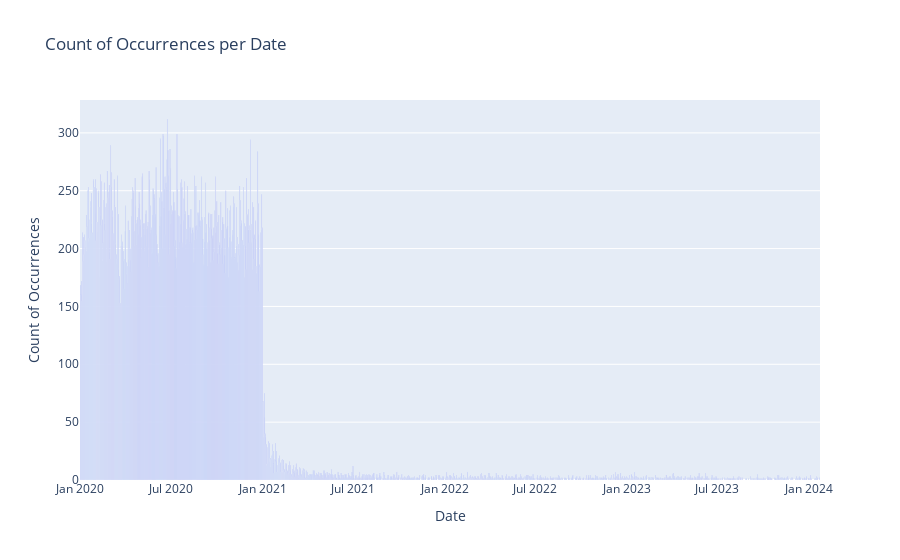

Write notebook code for a chart like this one.
### Code cell
# Occurences per day
df["Date Rptd"] = pd.to_datetime(df["Date Rptd"]).dt.date

date_counts = df["Date Rptd"].value_counts().reset_index()
date_counts.columns = ["date", "count"]

date_counts = date_counts.sort_values("date")

fig = px.bar(
    date_counts,
    x="date",
    y="count",
    labels={"date": "Date", "count": "Count of Occurrences"},
    title="Count of Occurrences per Date",
)

fig.show()

### Figure 1 — Plotly figure (JSON) as saved in the notebook; plotly's stock layout.template omitted (floating-point values rounded to 4 significant figures; data arrays with more than 128 entries replaced by an {"elided": "..."} marker saying what was removed)
{"data": [{"alignmentgroup": "True", "hovertemplate": "Date=%{x}<br>Count of Occurrences=%{y}<extra></extra>", "legendgroup": "", "marker": {"color": "#636efa", "pattern": {"shape": ""}}, "name": "", "offsetgroup": "", "orientation": "v", "showlegend": false, "textposition": "auto", "type": "bar", "x": {"elided": "1210 str values"}, "xaxis": "x", "y": {"elided": "1210 int values"}, "yaxis": "y"}], "layout": {"barmode": "relative", "legend": {"tracegroupgap": 0}, "title": {"text": "Count of Occurrences per Date"}, "xaxis": {"anchor": "y", "domain": [0, 1], "title": {"text": "Date"}}, "yaxis": {"anchor": "x", "domain": [0, 1], "title": {"text": "Count of Occurrences"}}}}
